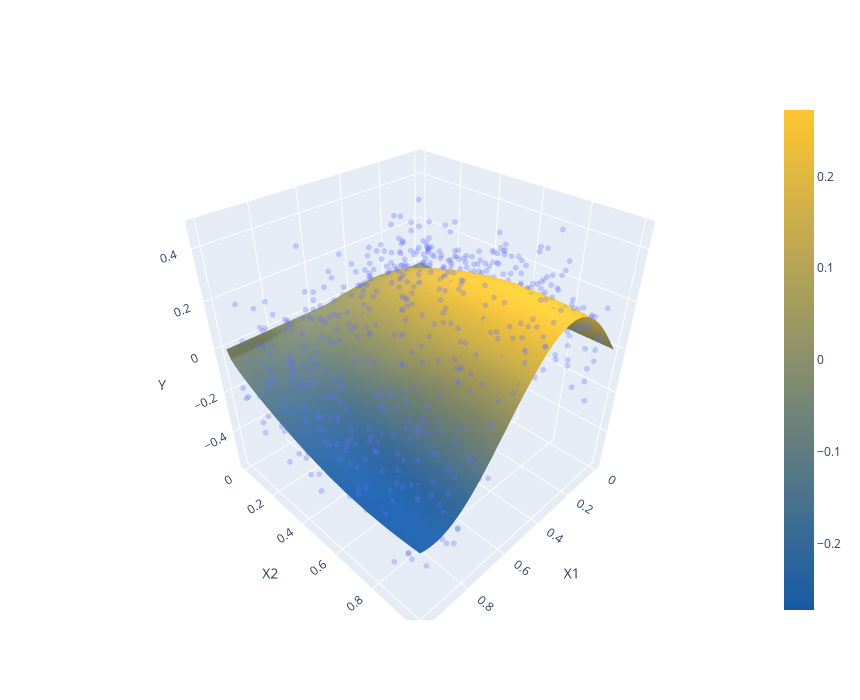

The cell this chart's notebook holds for it:
### Code cell
def surface_scatter_plot(X,y,f, xlo=0., xhi=1., ngrid=50,
                         width=860, height=700, f0=Ey_x, show_f0=False):
    scatter = go.Scatter3d(x=X[:,0],y=X[:,1],z=y,
                           mode='markers',
                           marker=dict(size=2, opacity=0.3)
    )
    xgrid = np.linspace(xlo,xhi,ngrid)
    ey = np.zeros((len(xgrid),len(xgrid)))
    ey0 = np.zeros((len(xgrid),len(xgrid)))
    colorscale = [[0, colors[0]], [1, colors[2]]]
    for i in range(len(xgrid)):
        for j in range(len(xgrid)):
            ey[j,i] = f([xgrid[i],xgrid[j]])
            ey0[j,i]= f0([xgrid[i],xgrid[j]])
    surface = go.Surface(x=xgrid, y=xgrid, z=ey, colorscale=colorscale, opacity=1.0)
    if (show_f0):
        surface0 = go.Surface(x=xgrid, y=xgrid, z=ey0, opacity=0.8, colorscale=colorscale)
        layers = [scatter, surface, surface0]
    else:
        layers = [scatter, surface]
    fig = go.FigureWidget(
        data=layers,
        layout = go.Layout(
            autosize=True,
            scene=dict(
                xaxis_title='X1',
                yaxis_title='X2',
                zaxis_title='Y'
            ),
            width=width,
            height=height,
        )
    )
    return fig

fig = surface_scatter_plot(Xsim, ysim, Ey_x)
fig

### Figure 1 — Plotly figure (JSON) as saved in the notebook; plotly's stock layout.template omitted (floating-point values rounded to 4 significant figures; data arrays with more than 128 entries replaced by an {"elided": "..."} marker saying what was removed)
{"data": [{"marker": {"opacity": 0.3, "size": 2}, "mode": "markers", "type": "scatter3d", "uid": "11a323de-ac15-4751-990c-67eeb6e67f0a", "x": {"elided": "1000 float values"}, "y": {"elided": "1000 float values"}, "z": {"elided": "1000 float values"}}, {"colorscale": [[0, "#165aa7"], [1, "#fec630"]], "opacity": 1.0, "type": "surface", "uid": "d75e75ec-391a-445e-a00b-ef8516fd1fb2", "x": [0.0, 0.02041, 0.04082, 0.06122, 0.08163, 0.102, 0.1224, 0.1429, 0.1633, 0.1837, 0.2041, 0.2245, 0.2449, 0.2653, 0.2857, 0.3061, 0.3265, 0.3469, 0.3673, 0.3878, 0.4082, 0.4286, 0.449, 0.4694, 0.4898, 0.5102, 0.5306, 0.551, 0.5714, 0.5918, 0.6122, 0.6327, 0.6531, 0.6735, 0.6939, 0.7143, 0.7347, 0.7551, 0.7755, 0.7959, 0.8163, 0.8367, 0.8571, 0.8776, 0.898, 0.9184, 0.9388, 0.9592, 0.9796, 1.0], "y": [0.0, 0.02041, 0.04082, 0.06122, 0.08163, 0.102, 0.1224, 0.1429, 0.1633, 0.1837, 0.2041, 0.2245, 0.2449, 0.2653, 0.2857, 0.3061, 0.3265, 0.3469, 0.3673, 0.3878, 0.4082, 0.4286, 0.449, 0.4694, 0.4898, 0.5102, 0.5306, 0.551, 0.5714, 0.5918, 0.6122, 0.6327, 0.6531, 0.6735, 0.6939, 0.7143, 0.7347, 0.7551, 0.7755, 0.7959, 0.8163, 0.8367, 0.8571, 0.8776, 0.898, 0.9184, 0.9388, 0.9592, 0.9796, 1.0], "z": {"elided": "50x50 float values"}}], "layout": {"autosize": true, "height": 700, "scene": {"xaxis": {"title": {"text": "X1"}}, "yaxis": {"title": {"text": "X2"}}, "zaxis": {"title": {"text": "Y"}}}, "width": 860}}
